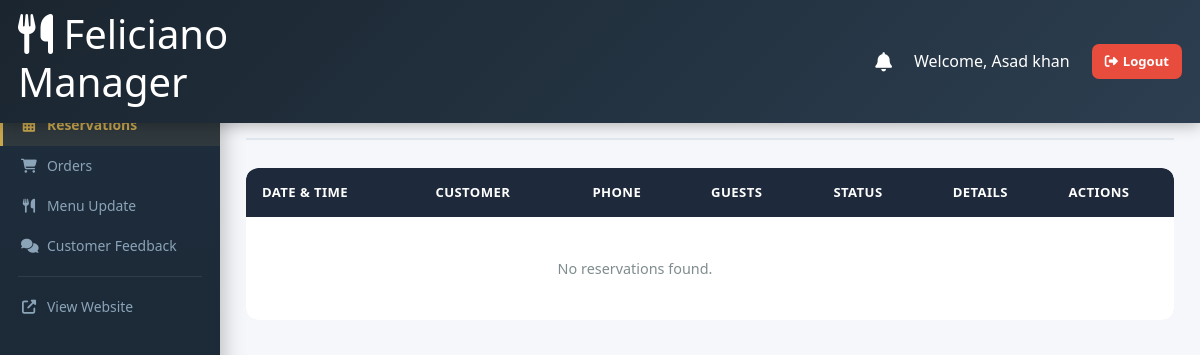
The page /manager/reservations.php (signed in) on the database as committed earlier.
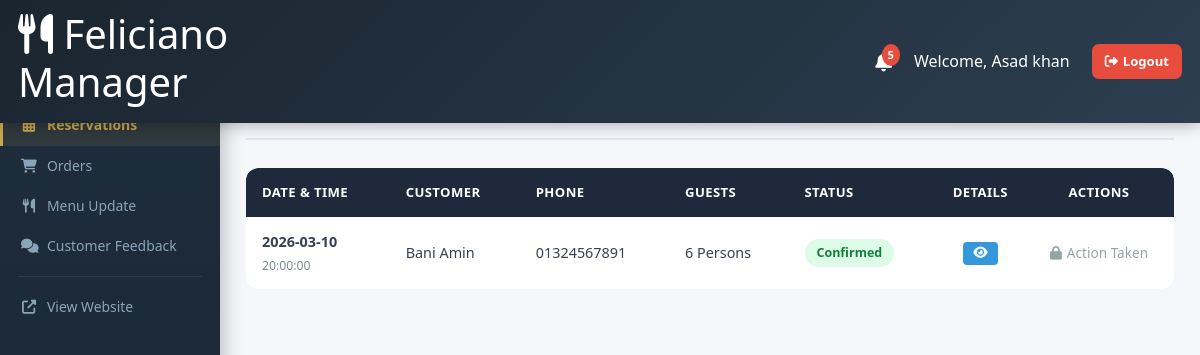
The same page on the database as committed later.
### tables this page shows
CREATE TABLE `reservations` (
  `id` int(11) NOT NULL,
  `reservation_id` varchar(50) NOT NULL,
  `customer_id` int(11) DEFAULT NULL,
  `customer_name` varchar(100) NOT NULL,
  `customer_email` varchar(100) DEFAULT NULL,
  `customer_phone` varchar(20) NOT NULL,
  `reservation_date` date NOT NULL,
  `reservation_time` time NOT NULL,
  `guests_count` int(11) NOT NULL,
  `occasion` enum('birthday','anniversary','business','date','family','other') DEFAULT 'other',
  `special_requests` text DEFAULT NULL,
  `status` enum('pending','confirmed','cancelled','completed') DEFAULT 'pending',
  `created_at` timestamp NOT NULL DEFAULT current_timestamp(),
  `updated_at` timestamp NOT NULL DEFAULT current_timestamp() ON UPDATE current_timestamp()
);

### manager/reservations.php (the view, shortened to what the changed rows need)
<?php
require_once '../config/database.php';
$branch_id = $_SESSION['user_branch_id'] ?? null;
$role = $_SESSION['user_role'] ?? '';
if ($role === 'manager' && !empty($branch_id)) {
    $stmt = $conn->prepare("SELECT * FROM reservations WHERE branch_id = ? ORDER BY reservation_date DESC, reservation_time DESC");
    $stmt->bind_param("i", $branch_id);
    $stmt->execute();
    $result = $stmt->get_result();
} else {
    $sql = "SELECT * FROM reservations ORDER BY reservation_date DESC, reservation_time DESC";
    $result = $conn->query($sql);
}
include 'header.php';
?>
<section class="admin-section active">
    <div class="section-header">
        <h2>Manage Reservations</h2>
    </div>
    <div class="orders-table-container team-table-container">
        <table class="admin-table">
            <thead>
                <tr>
                    <th>Date & Time</th>
                    <th>Customer</th>
                    <th>Phone</th>
                    <th>Guests</th>
                    <th>Status</th>
                    <th style="width: 80px; text-align: center;">Details</th>
                    <th style="width: 150px; text-align: center;">Actions</th>
                </tr>
            </thead>
            <tbody>
                <?php if ($result && $result->num_rows > 0): ?>
                    <?php while ($row = $result->fetch_assoc()): ?>
                        <tr>
                            <td>
                                <strong><?= htmlspecialchars($row['reservation_date']) ?></strong><br>
                                <span style="font-size: 0.85em; color: #7f8c8d;"><?= htmlspecialchars($row['reservation_time']) ?></span>
                            </td>
                            <td><?= htmlspecialchars($row['customer_name'] ?? 'N/A') ?></td>
                            <td><?= htmlspecialchars($row['customer_phone'] ?? 'N/A') ?></td>
                            <td><?= htmlspecialchars($row['guests_count']) ?> Persons</td>
                            <td>
                                <?php
                                    $status = $row['status'] ?? 'pending';
                                ?>
                                <span class="status-badge status-<?= htmlspecialchars($status) ?>"><?= htmlspecialchars($status) ?></span>
                            </td>
                            <td style="width: 80px; text-align: center;">
                                <button type="button" class="action-btn" style="background:#3498db; color:white; border:none; padding: 5px 10px; border-radius: 4px; cursor:pointer;" title="View Details" onclick='viewDetails(<?= htmlspecialchars(json_encode($row), ENT_QUOTES, "UTF-8") ?>)'>
                                    <i class="fas fa-eye"></i>
                                </button>
                            </td>
                            <td style="width: 150px; text-align: center; white-space: nowrap;">
                                <?php if ($status === 'pending'): ?>
                                <form method="POST" class="d-inline" style="display: flex; gap: 8px; margin: 0; align-items: center; justify-content: center;">
                                    <input type="hidden" name="reservation_id" value="<?= $row['id'] ?>">
                                    <button type="submit" name="action" value="confirmed" class="action-btn" style="background:#2ecc71; color:white; border:none; padding: 5px 10px; border-radius: 4px; cursor:pointer;" title="Approve" onclick="return confirm('Are you sure you want to approve this reservation?');">
                                        <i class="fas fa-check"></i>
                                    </button>
                                    <button type="submit" name="action" value="cancelled" class="action-btn delete-btn" style="background:#e74c3c; color:white; border:none; padding: 5px 10px; border-radius: 4px; cursor:pointer;" title="Cancel" onclick="return confirm('Are you sure you want to cancel this reservation?');">
                                        <i class="fas fa-times"></i>
                                    </button>
                                </form>
                                <?php else: ?>
                                    <span style="color: #95a5a6; font-size: 0.85rem;"><i class="fas fa-lock" style="margin-right: 5px;"></i><span>Action Taken</span></span>
                                <?php endif; ?>
                            </td>
                        </tr>
                    <?php endwhile; ?>
                <?php else: ?>
                    <tr><td colspan="6" style="text-align: center; padding: 40px; color: #7f8c8d;">No reservations found.</td></tr>
                <?php endif; ?>
            </tbody>
        </table>
    </div>
</section>
<?php include 'footer.php'; ?>

### manager/header.php (shortened to what the changed rows need)
<?php
require_once '../config/database.php';
$where_clause = "is_read = 0";
$notifications_query = $conn->query("SELECT * FROM admin_notifications WHERE $where_clause ORDER BY created_at DESC LIMIT 5");
$unread_count = 0;
$unread_query = $conn->query("SELECT COUNT(*) as count FROM admin_notifications WHERE $where_clause");
if ($unread_query) {
    $unread_count = $unread_query->fetch_assoc()['count'];
}
?>
<!DOCTYPE html>
<html lang="en">
<head>
    <link href="https://cdn.jsdelivr.net/npm/bootstrap@5.3.0/dist/css/bootstrap.min.css" rel="stylesheet">
    <link rel="stylesheet" href="https://cdnjs.cloudflare.com/ajax/libs/font-awesome/6.4.0/css/all.min.css">
    <link rel="stylesheet" href="../admin/admin-styles.css">
</head>
<body>
    <header class="admin-header">
        <div class="admin-container">
            <div class="admin-logo">
                <h1><i class="fas fa-utensils"></i> Feliciano Manager</h1>
            </div>
            <div class="admin-user" style="display: flex; align-items: center;">
                <div class="dropdown" style="margin-right: 15px;">
                    <a href="#" class="notification-badge dropdown-toggle hide-arrow" id="notificationDropdown" role="button" data-bs-toggle="dropdown" aria-expanded="false" style="cursor: pointer; position: relative; text-decoration: none; display: flex; align-items: center; justify-content: center;">
                        <i class="fas fa-bell" style="font-size: 1.2rem; color: #fff;"></i>
                        <?php if($unread_count > 0): ?>
                        <span class="notification-count" id="notificationCount" style="position: absolute; top: -8px; right: -8px; background: #e74c3c; color: white; border-radius: 50%; padding: 2px 6px; font-size: 0.7rem; font-weight: bold;">
                            <?= $unread_count ?>
                        </span>
                        <?php endif; ?>
                    </a>
                </div>
            </div>
        </div>
    </header>
    <main class="admin-main">

Rows that differ between the two databases and show on the page:
added reservations: reservation_date "2026-03-10", reservation_time "20:00:00", customer_name "Bani Amin", customer_phone "01324567891", guests_count "6", status "Confirmed", shows "Action Taken"
Other text that changed with them:
$unread_count: (not shown) → "5"
text no longer shown: "No reservations found."
